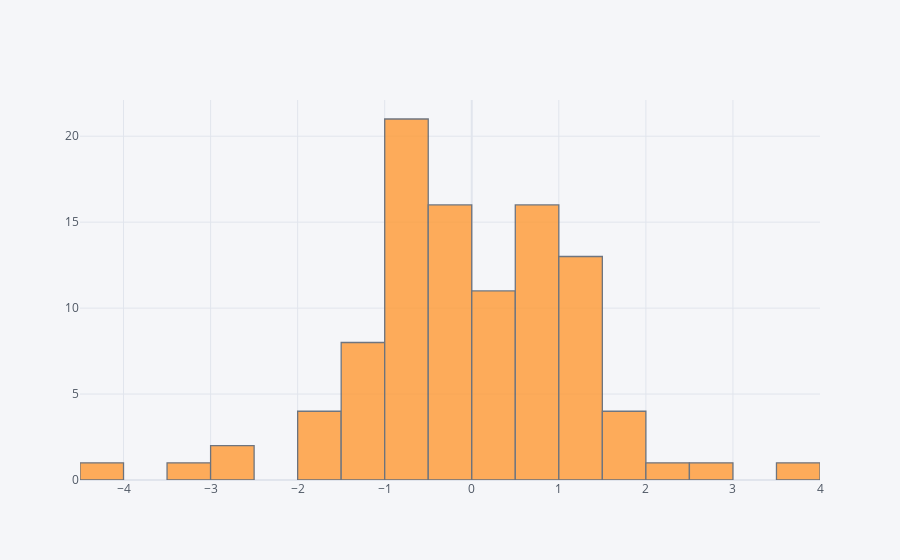

Source (notebook cell):
### Markdown cell above
## histogram

### Code cell
df['A'].iplot(kind='hist',bins=25)

### Figure 1 — Plotly figure (JSON) as saved in the notebook; plotly's stock layout.template omitted (floating-point values rounded to 4 significant figures)
{"data": [{"histfunc": "count", "histnorm": "", "marker": {"color": "rgba(255, 153, 51, 1.0)", "line": {"color": "#4D5663", "width": 1.3}}, "name": "A", "nbinsx": 25, "opacity": 0.8, "orientation": "v", "type": "histogram", "x": [0.06551, 0.7788, 1.211, -0.1641, -0.06953, 1.066, -1.329, -0.5662, -1.48, 0.5851, -1.621, 0.2281, -0.03266, -0.3153, -0.8185, -0.9469, -0.5094, 1.753, 3.978, -0.4148, -0.1496, 1.39, 0.118, -1.199, 1.413, 0.6235, 0.8644, 0.6753, -0.07113, 0.184, 1.541, -0.5126, -0.3886, -1.539, -0.5, 1.084, 0.2238, 1.122, 1.185, -0.6023, 1.09, -0.3436, -0.5691, -1.601, -3.351, -0.8458, -1.423, 1.685, 0.8735, 0.697, -0.8003, -0.44, 0.1276, -0.6078, -0.4568, -1.076, 0.7678, 0.9037, 2.32, -0.7471, 0.623, -0.8449, 1.111, -0.3793, -2.701, -1.278, 2.595, 0.2238, 0.9971, -0.7011, -0.4787, 0.3348, 1.099, 0.324, -0.7253, 0.2253, 1.378, -1.35, -4.054, 0.7217, -0.5003, 0.5149, -0.4723, 1.818, 0.9338, -0.6152, -1.596, -0.8606, 1.202, -0.9189, 0.6335, 0.3615, 0.5176, -0.8151, 1.119, -2.622, -1.065, -0.6715, -0.1754, -0.1688]}], "layout": {"barmode": "overlay", "legend": {"bgcolor": "#F5F6F9", "font": {"color": "#4D5663"}}, "paper_bgcolor": "#F5F6F9", "plot_bgcolor": "#F5F6F9", "title": {"font": {"color": "#4D5663"}}, "xaxis": {"gridcolor": "#E1E5ED", "showgrid": true, "tickfont": {"color": "#4D5663"}, "title": {"font": {"color": "#4D5663"}, "text": ""}, "zerolinecolor": "#E1E5ED"}, "yaxis": {"gridcolor": "#E1E5ED", "showgrid": true, "tickfont": {"color": "#4D5663"}, "title": {"font": {"color": "#4D5663"}, "text": ""}, "zerolinecolor": "#E1E5ED"}}}
